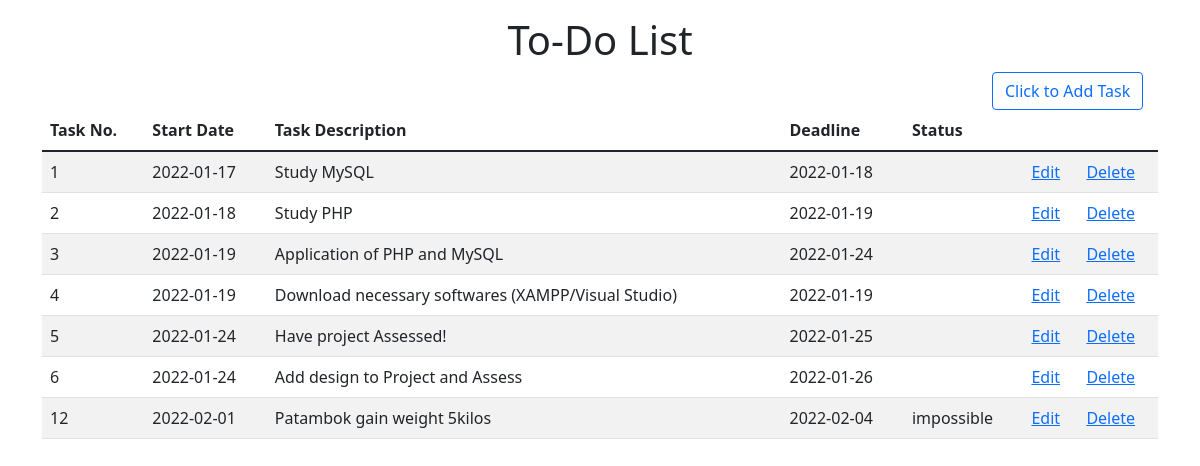
The page / on the database its author committed.
### tables this page shows
CREATE TABLE `tasktable` (
  `taskID` int(11) NOT NULL,
  `start_date` date NOT NULL,
  `task` varchar(255) NOT NULL,
  `deadline` date NOT NULL,
  `status` varchar(30) NOT NULL
);

### index.php (the view, shortened to what this page needs)
<?php include('header.php'); ?>
<body>
<div class="container">
	<div class="container pt-3 text-center">
		<h1>To-Do List</h1>
	</div>
	<div class="row">
		<div class="col-sm-10"></div>
		<div class="col-sm-2"><a class="btn btn-outline-primary" data-bs-toggle="modal" data-bs-target="#myModal">Click to Add Task</a></div>
	</div>
	<table class="table table-striped table-hover">
		<thead>
			<tr>
				<th>Task No.</th>
				<th>Start Date</th>
				<th>Task Description</th>
				<th>Deadline</th>
				<th>Status</th>
			</tr>
		</thead>
		<tbody>
		<?php
			require_once('connection.php');
			$result = $conn->prepare("SELECT * FROM tasktable ORDER BY taskID ASC");
			$result->execute();
			for($i=0; $row = $result->fetch(); $i++){
		?>
			<tr>
				<td><label><?php echo $row['taskID']; ?></label></td>
				<td><label><?php echo $row['start_date']; ?></label></td>
				<td><label><?php echo $row['task']; ?></label></td>
				<td><label><?php echo $row['deadline']; ?></label></td>
				<td><label><?php echo $row['status']; ?></label></td>
				<td><a href="#" class="editbn">Edit</a></td>
				<td><a href="#" class="deletebn">Delete</a></td>
			</tr>
			<?php } ?>
		</tbody>
	</table>
</div>
</body>
</html>

### header.php (shortened to what this page needs)
<!DOCTYPE html>
<html lang="en">
    <head>
        <link href="https://cdn.jsdelivr.net/npm/bootstrap@5.1.3/dist/css/bootstrap.min.css" rel="stylesheet">
        <link href="style.css" rel="stylesheet">
    </head>

### rows shown on the page
tasktable: taskID "1", start_date "2022-01-17", task "Study MySQL", deadline "2022-01-18"
tasktable: taskID "2", start_date "2022-01-18", task "Study PHP", deadline "2022-01-19"
tasktable: taskID "3", start_date "2022-01-19", task "Application of PHP and MySQL", deadline "2022-01-24"
tasktable: taskID "4", start_date "2022-01-19", task "Download necessary softwares (XAMPP/Visual Studio)", deadline "2022-01-19"
tasktable: taskID "5", start_date "2022-01-24", task "Have project Assessed!", deadline "2022-01-25"
tasktable: taskID "6", start_date "2022-01-24", task "Add design to Project and Assess", deadline "2022-01-26"
tasktable: taskID "12", start_date "2022-02-01", task "Patambok gain weight 5kilos", deadline "2022-02-04", status "impossible"
